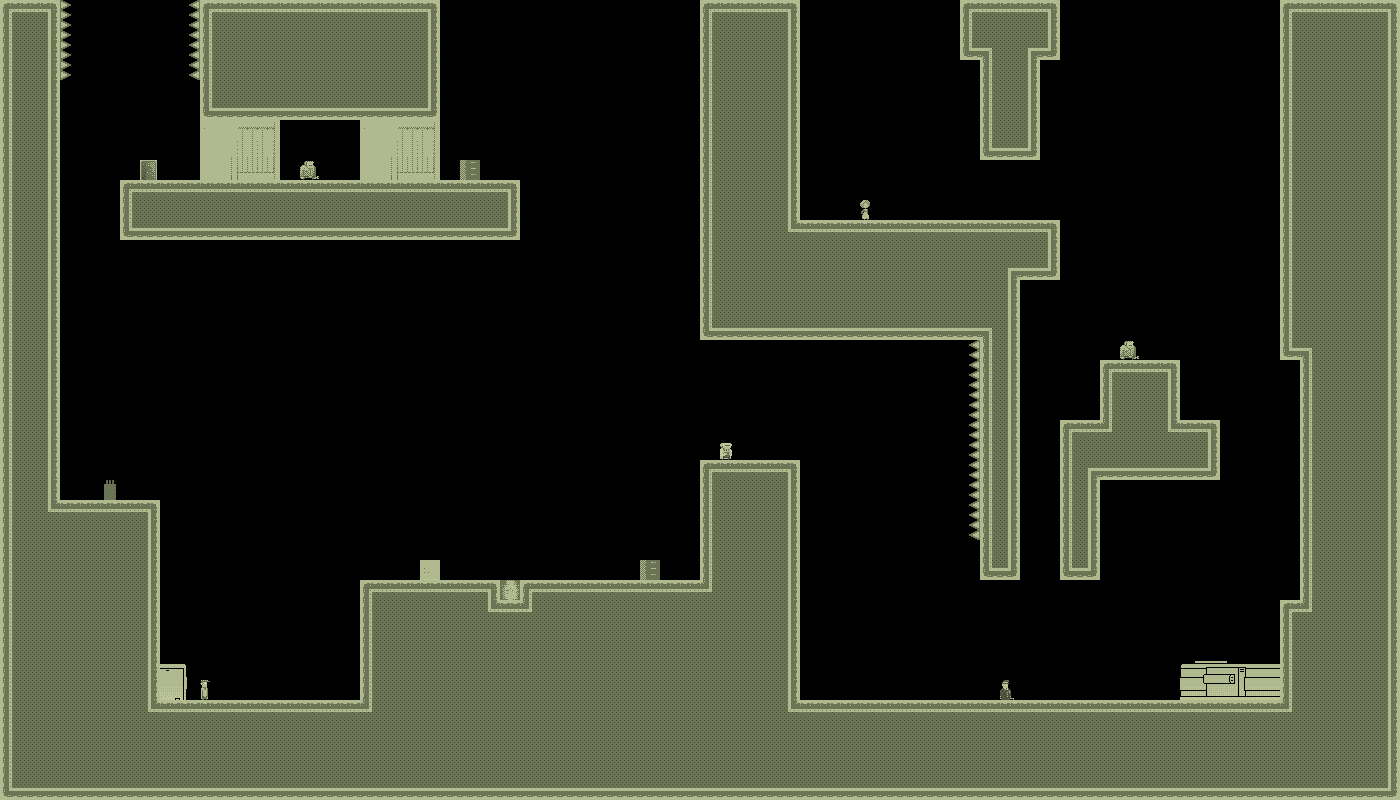

Rendered tile map (Tiled .tmx) drawn with the repository's tilesets; below, a short description and the map source with its tile grids summarised:
An orthogonal 70x40 tile map with 20x20 px tiles, 1 tile layer (bg) and 3 objects.

<map version="1.0" orientation="orthogonal" width="70" height="40" tilewidth="20" tileheight="20">
 <properties>
  <property name="liselotStart" value="YES" />
 </properties>
 <tileset firstgid="1" name="tiles_military" tilewidth="20" tileheight="20">
  <image source="../../../../../SuperLemonadeFactory1989Content/Lemonade/tiles_military.png" width="400" height="400" />
  <terraintypes>
   <terrain name="solid" tile="151" />
   <terrain name="hollow" tile="94" />
  </terraintypes>
  <tile id="8" terrain=",,,1" />
  <tile id="9" terrain=",,1,1" />
  <tile id="10" terrain=",,1,1" />
  <tile id="11" terrain=",,1,1" />
  <tile id="12" terrain=",,1,1" />
  <tile id="13" terrain=",,1,1" />
  <tile id="14" terrain=",,1," />
  <tile id="15" terrain="1,1,1," />
  <tile id="16" terrain="1,1,,1" />
  <tile id="28" terrain=",1,,1" />
  <tile id="34" terrain="1,,1," />
  <tile id="35" terrain="1,,1,1" />
  <tile id="36" terrain=",1,1,1" />
  <tile id="48" terrain=",1,,1" />
  <tile id="54" terrain="1,,1," />
  <tile id="68" terrain=",1,,1" />
  <tile id="74" terrain="1,,1," />
  <tile id="88" terrain=",1,,1" />
  <tile id="94" terrain="1,,1," />
  <tile id="108" terrain=",1,,1" />
  <tile id="114" terrain="1,,1," />
  <tile id="128" terrain=",1,," />
  <tile id="129" terrain="1,1,," />
  <tile id="130" terrain="1,1,," />
  <tile id="131" terrain="1,1,," />
  <tile id="132" terrain="1,1,," />
  <tile id="133" terrain="1,1,," />
  <tile id="134" terrain="1,,," />
  <tile id="148" terrain=",,,0" />
  <tile id="149" terrain=",,0,0" />
  <tile id="150" terrain=",,0," />
  <tile id="151" terrain="0,0,0," />
  <tile id="152" terrain="0,0,," />
  <tile id="153" terrain="0,0,,0" />
  <tile id="168" terrain=",0,,0" />
  <tile id="170" terrain="0,,0," />
  <tile id="171" terrain="0,,0," />
  <tile id="173" terrain=",0,,0" />
  <tile id="188" terrain=",0,," />
  <tile id="189" terrain="0,0,," />
  <tile id="190" terrain="0,,," />
  <tile id="191" terrain="0,,0,0" />
  <tile id="192" terrain=",,0,0" />
  <tile id="193" terrain=",0,0,0" />
  <tile id="194" terrain="0,0,0,0" />
  <tile id="195" terrain="1,1,1,1" />
  <tile id="356">
   <properties>
    <property name="LargeCrate" value="" />
   </properties>
  </tile>
  <tile id="380">
   <properties>
    <property name="Andre" value="" />
   </properties>
  </tile>
  <tile id="381">
   <properties>
    <property name="Liselot" value="" />
   </properties>
  </tile>
  <tile id="382">
   <properties>
    <property name="Amsterdaam" value="" />
   </properties>
  </tile>
  <tile id="383">
   <properties>
    <property name="Worker" value="" />
   </properties>
  </tile>
  <tile id="384">
   <properties>
    <property name="Inspector" value="" />
   </properties>
  </tile>
  <tile id="385">
   <properties>
    <property name="Chef" value="" />
   </properties>
  </tile>
  <tile id="386">
   <properties>
    <property name="Exit" value="" />
   </properties>
  </tile>
  <tile id="387">
   <properties>
    <property name="Trampoline" value="" />
   </properties>
  </tile>
  <tile id="388">
   <properties>
    <property name="SmallCrate" value="" />
   </properties>
  </tile>
  <tile id="389">
   <properties>
    <property name="SugarBag" value="" />
   </properties>
  </tile>
 </tileset>
 <layer name="bg" width="70" height="40">
  <data>[2800 cells, 1328 non-empty, 63 distinct tile ids]</data>
 </layer>
 <objectgroup name="boxes" width="70" height="40">
  <object x="580" y="240">
   <polyline points="0,0 0,260" />
  </object>
  <object x="840" y="460">
   <polyline points="0,0 0,180" />
  </object>
  <object x="1100" y="220">
   <polyline points="0,0 120,0 120,180 160,180 160,340" />
  </object>
 </objectgroup>
</map>
